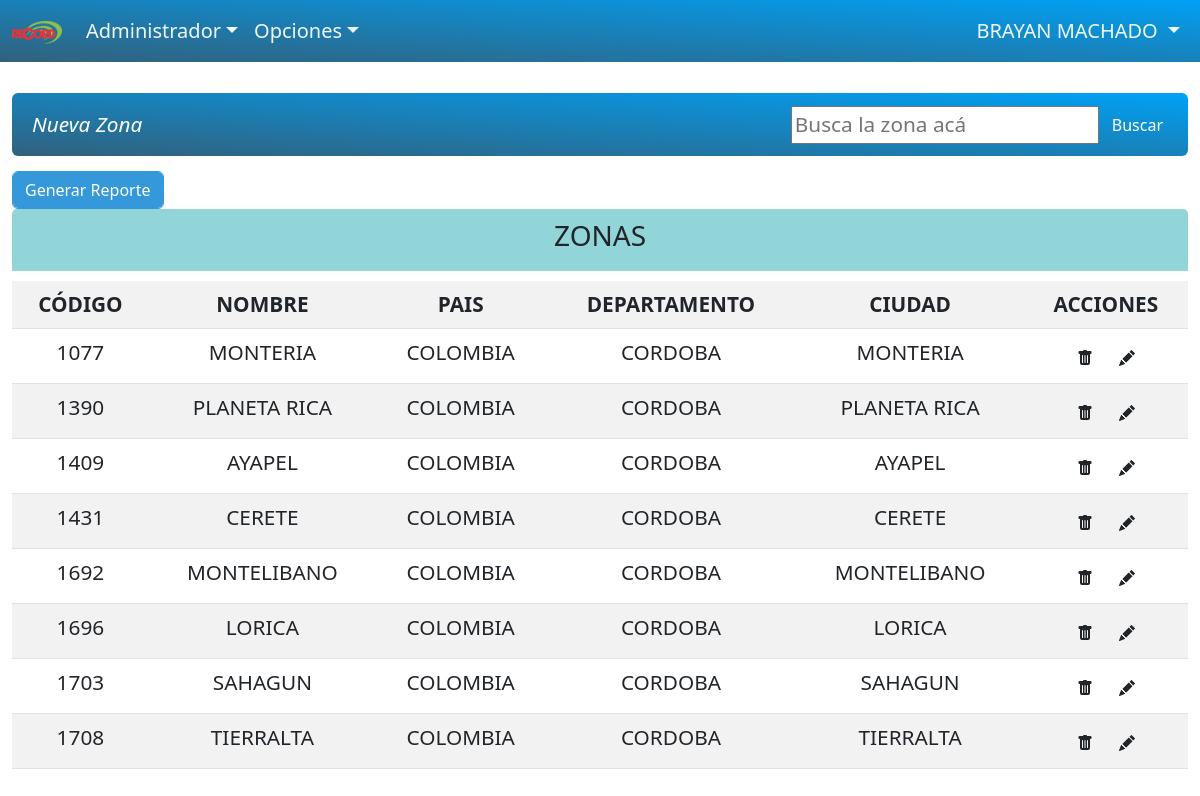
/administrador/zonas.php (signed in), run on the app's committed database.
### tables this page shows
CREATE TABLE `zona` (
  `idzona` int NOT NULL,
  `nombre_zona` varchar(45) DEFAULT NULL,
  `fk_pais` int DEFAULT NULL,
  `fk_departamento` int DEFAULT NULL,
  `fk_ciudad` int DEFAULT NULL,
  `estado` int DEFAULT NULL
);

CREATE TABLE `pais` (
  `id` int NOT NULL,
  `nombre_pais` varchar(255) DEFAULT NULL,
  `estado` int DEFAULT NULL
);

CREATE TABLE `departamento` (
  `id` int NOT NULL,
  `nombre_departamento` varchar(255) DEFAULT NULL,
  `id_pais` int DEFAULT NULL,
  `estado` int DEFAULT NULL
);

CREATE TABLE `ciudad` (
  `id` int NOT NULL,
  `nombre_ciudad` varchar(255) DEFAULT NULL,
  `id_departamento` int NOT NULL,
  `estado` int DEFAULT NULL
);

### administrador/zonas.php (the view, shortened to what this page needs)
<?php
include_once "../database/db.php";
?>
<!DOCTYPE html>
<html lang="en">
<head>
    <link rel="stylesheet" href="https://cdn.jsdelivr.net/npm/bootstrap@5.2.3/dist/css/bootstrap.min.css">
    <link rel="stylesheet" href="../css/activos.css">
</head>
<body>
    <?php
    include('header.php');
    ?>
    <br>
    <div class="container">
        <nav class="navbar navsep navbar-expand-sm navbar-rednav bg-rednav rounded">
            <div class="container-fluid">
                <div class="navbar-collapse" id="mynavbar">
                    <ul class="navbar-nav me-auto">
                        <li class="nav-item">
                            <i>
                                <a class="nav-item nav-link bi bi-plus-square-dotted" href="pantallas/crear_zona.php">
                                    Nueva Zona</a>
                            </i>
                        </li>
                    </ul>
                    <form class="d-flex">
                        <input placeholder="Busca la zona acá" onchange="this.form.requestSubmit()" type="text"
                            name="query_text" id="query_text">
                        <button class="btn btn-secondary" type="button">Buscar</button>
                    </form>
                </div>
            </div>
        </nav>
        <button type="button" onclick="generarPDF()" class="btn third">Generar Reporte</button>
        <div class="row">
            <div class="col-md-8">
                <center>
                    <div class="tzona">
                        <h3>ZONAS</h3>
                    </div>
                </center>
                <table class="bigtables table  table-striped table-hover ">
                    <tbody>
                        <tr class="text-dark">
                            <th>CÓDIGO</th>
                            <th>NOMBRE</th>
                            <th>PAIS</th>
                            <th>DEPARTAMENTO</th>
                            <th>CIUDAD</th>
                            <th>ACCIONES</th>
                        </tr>
                        <?php
                            $sql="SELECT zn.idzona, zn.nombre_zona, pa.nombre_pais AS nombre_pais,
                            dp.nombre_departamento AS nombre_departamento,
                            ci.nombre_ciudad AS nombre_ciudad
                            from zona zn
                            LEFT JOIN pais pa ON zn.fk_pais = pa.id
                            LEFT JOIN departamento dp ON zn.fk_departamento = dp.id
                            LEFT JOIN ciudad ci ON zn.fk_ciudad = ci.id";
                            $result=mysqli_query($conexion,$sql);
                            while($mostrar=mysqli_fetch_array($result)){
                            ?>
                        <tr>
                            <td><?php echo $mostrar['idzona']?></td>
                            <td><?php echo $mostrar['nombre_zona']?></td>
                            <td><?php echo $mostrar['nombre_pais']?></td>
                            <td><?php echo $mostrar['nombre_departamento']?></td>
                            <td><?php echo $mostrar['nombre_ciudad']?></td>
                            <td>
                                <i class="separar">
                                    <form class="button_to" method="post" action=""><input type="hidden" name="_method"
                                            value="delete" autocomplete="off"><button class="bi bi-trash  text-dark btn"
                                            data-turbo-confirm="Estás seguro?" type="submit"></button><input type="hidden" name="authenticity_token"
                                            autocomplete="off"></form>
                                    <a title="Editar" class=" bi bi-pencil-fill  text-dark btn" href=""></a>
                                </i>
                            </td>
                        </tr>
                        <?php
                            }
                        ?>
                    </tbody>
                </table>
            </div>
        </div>
    </div>
</body>
</html>

### data on the page
zona: idzona "1077", nombre_zona "MONTERIA", fk_pais.nombre_pais "COLOMBIA", fk_departamento.nombre_departamento "CORDOBA", fk_ciudad.nombre_ciudad "MONTERIA"
zona: idzona "1390", nombre_zona "PLANETA RICA", fk_pais.nombre_pais "COLOMBIA", fk_departamento.nombre_departamento "CORDOBA", fk_ciudad.nombre_ciudad "PLANETA RICA"
zona: idzona "1409", nombre_zona "AYAPEL", fk_pais.nombre_pais "COLOMBIA", fk_departamento.nombre_departamento "CORDOBA", fk_ciudad.nombre_ciudad "AYAPEL"
zona: idzona "1431", nombre_zona "CERETE", fk_pais.nombre_pais "COLOMBIA", fk_departamento.nombre_departamento "CORDOBA", fk_ciudad.nombre_ciudad "CERETE"
zona: idzona "1692", nombre_zona "MONTELIBANO", fk_pais.nombre_pais "COLOMBIA", fk_departamento.nombre_departamento "CORDOBA", fk_ciudad.nombre_ciudad "MONTELIBANO"
zona: idzona "1696", nombre_zona "LORICA", fk_pais.nombre_pais "COLOMBIA", fk_departamento.nombre_departamento "CORDOBA", fk_ciudad.nombre_ciudad "LORICA"
zona: idzona "1703", nombre_zona "SAHAGUN", fk_pais.nombre_pais "COLOMBIA", fk_departamento.nombre_departamento "CORDOBA", fk_ciudad.nombre_ciudad "SAHAGUN"
zona: idzona "1708", nombre_zona "TIERRALTA", fk_pais.nombre_pais "COLOMBIA", fk_departamento.nombre_departamento "CORDOBA", fk_ciudad.nombre_ciudad "TIERRALTA"

### other printed values
$n_usuario "BRAYAN"
$apellidos "MACHADO"
